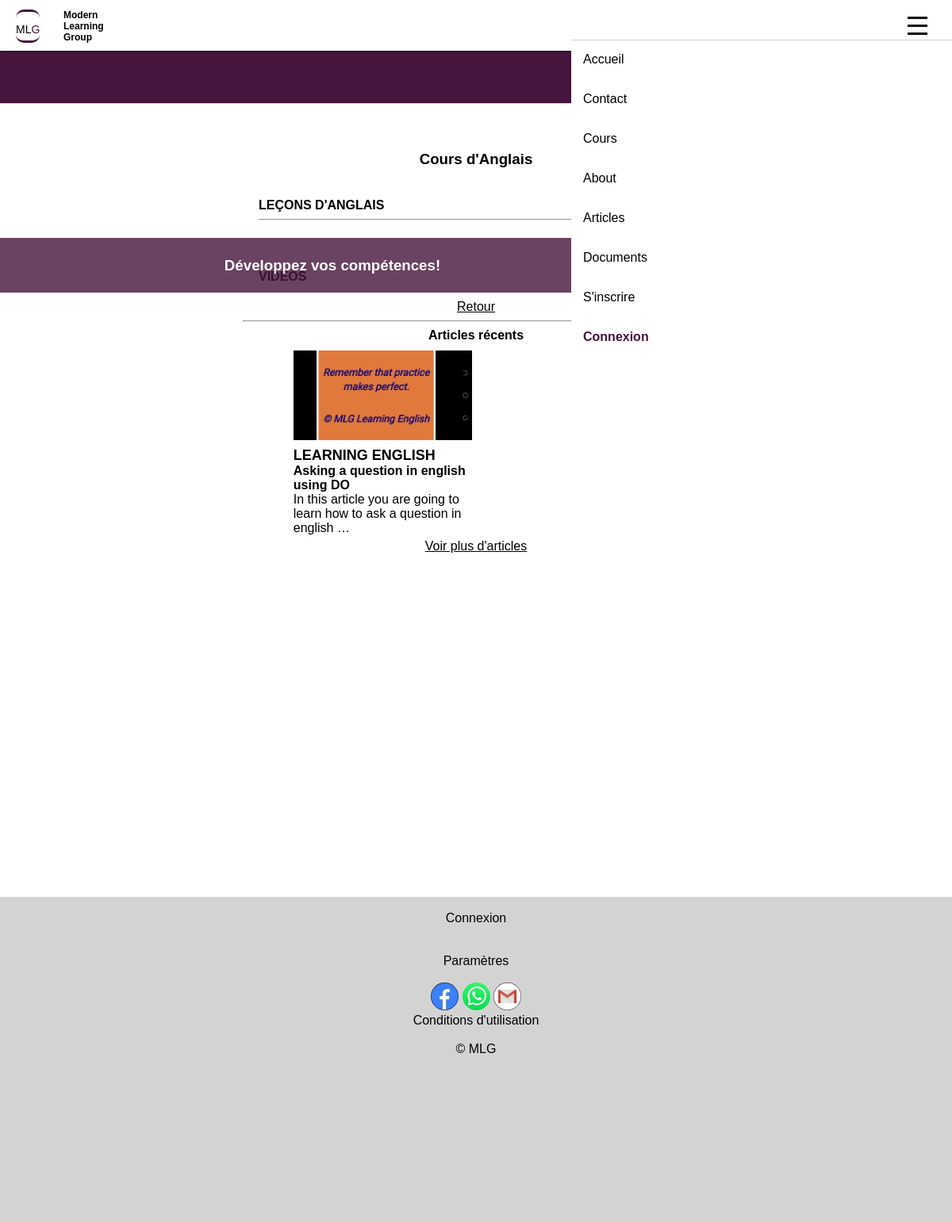
The page /english/ on the database as committed earlier.
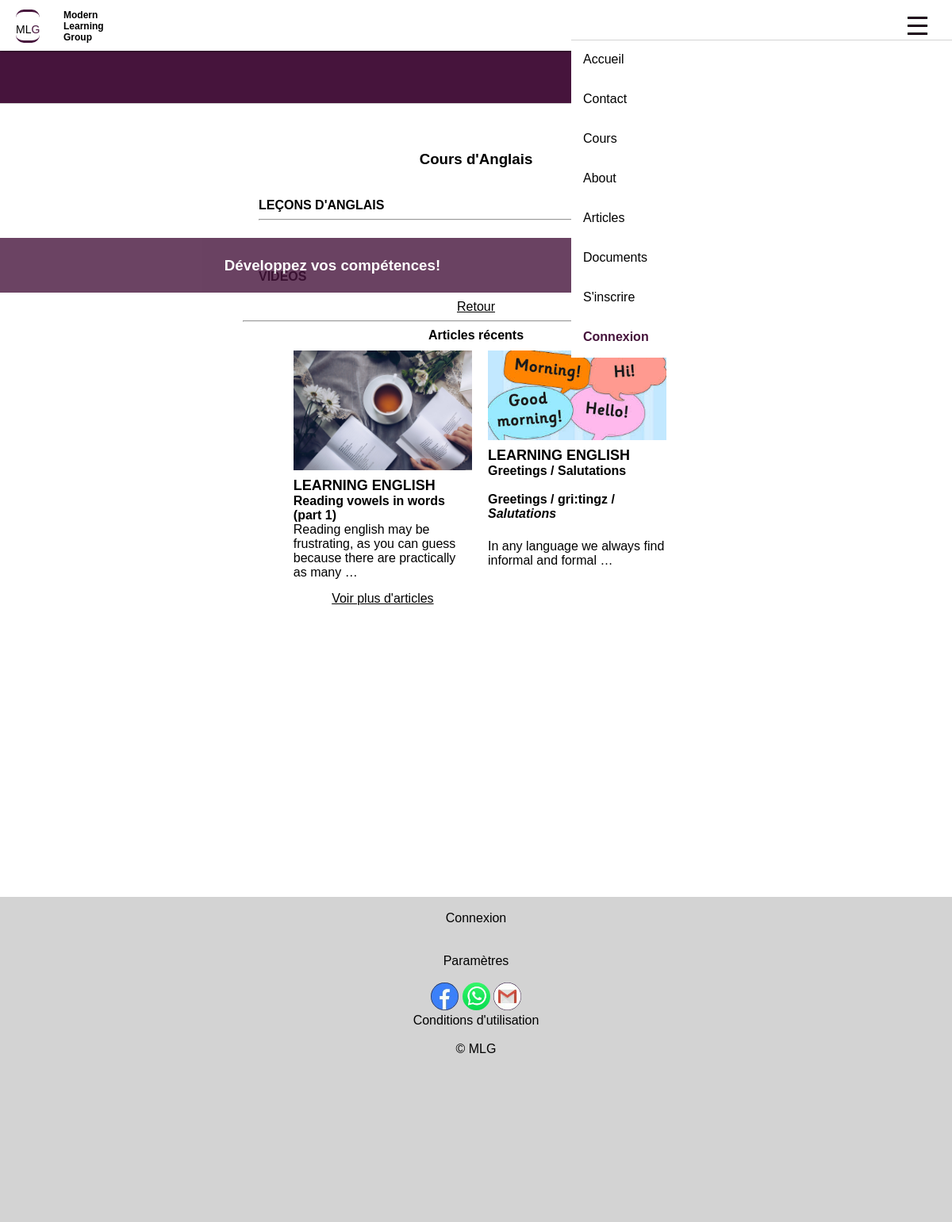
The same page on the database as committed later.
### articles/models.py (models this page shows, shortened)
class Article(models.Model):
  title = models.CharField(max_length=100)
  categorie = models.ForeignKey(Categorie, on_delete=models.CASCADE, null=True)
  slug = models.SlugField(max_length=255, unique=True, blank=True)
  author = models.ForeignKey(User, on_delete=models.SET_NULL, null=True, blank=True)
  updated_on = models.DateTimeField(auto_now=True)
  content = RichTextUploadingField(blank=True, null=True)
  photo = models.ImageField(null=True, upload_to='images')
  pub_date = models.DateTimeField(auto_now_add=True, null=True)
  published = models.BooleanField(default=False)

### learning/models.py (models this page shows)
class Categorie(models.Model):
  nom = models.CharField(max_length=20, null=False, verbose_name='Nom')
  def __str__(self):
    return self.nom
  class Meta:
    verbose_name="Catégorie"

### cours/views.py (the view)
# urls.py: path('english/', views.englishlesson_view, name='english-lessons'),
def englishlesson_view(request):
  lessons = EnglishLesson.objects.all()
  articles = Article.objects.filter(categorie = 1)
  articles = articles.order_by('-id')
  articles = articles[:2]
  videolessons = Videolesson.objects.filter(categorie = 1)
  return render(request, 'cours/english.html', {'lessons':lessons, 'videolessons':videolessons, 'articles':articles})

### cours/templates/cours/english.html (shortened to what this page needs)
{% extends 'base_template.html'%}
{% block content %}
<section>
    <h1> Cours d'Anglais </h1>
    <div class="english-div">
        <b> LEÇONS D'ANGLAIS</b>
    <hr>
    <br><br><br>
        <b> VIDEOS</b>
    </div>
    <a href="{% url 'cours'%}">Retour</a>
    <br>
<hr>
<b> Articles récents </b>
{% if articles %}
<div class="nosarticles">
        {% for chaquearticle in articles %}
        {% autoescape off %}
        <div class="article">
            <div>
                <img src="{{chaquearticle.photo.url }}" alt="photo" />
            </div>
            <span class="categorie">{{chaquearticle.categorie}}</span><br>
            <a href="{% url 'article-details' chaquearticle.slug %}"><b>{{chaquearticle.title}}</b><br> {{ chaquearticle.content|truncatewords:15 }}</a>
        </div>
        {% endautoescape %}
        {% endfor %}
    </div> <a href="{% url 'articles-english' %}"> Voir plus d'articles</a>
  {% endif %}
</section>
{% endblock %}

Rows that differ between the two databases and show on the page:
removed Article: photo (picture), categorie "LEARNING ENGLISH", title "Asking a question in english using DO", content "In this article you are going to learn how to ask a question in english …"
added Article: photo (picture), categorie "LEARNING ENGLISH", title "Reading vowels in words (part 1)", content "Reading english may be frustrating, as you can guess because there are practically as many …"
added Article: photo (picture), categorie "LEARNING ENGLISH", title "Greetings / Salutations", content "Greetings / gri:tingz / Salutations In any language we always find informal and formal …"
